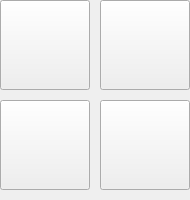
     <widget class="QWidget" name="page1">
      <property name="geometry">
       <rect>
        <x>0</x>
        <y>0</y>
        <width>190</width>
        <height>200</height>
       </rect>
      </property>
      <property name="minimumSize">
       <size>
        <width>190</width>
        <height>0</height>
       </size>
      </property>
      <property name="contextMenuPolicy">
       <enum>Qt::DefaultContextMenu</enum>
      </property>
      <property name="toolTip">
       <string>&lt;html&gt;&lt;head/&gt;&lt;body&gt;&lt;p&gt;&lt;br/&gt;&lt;/p&gt;&lt;/body&gt;&lt;/html&gt;</string>
      </property>
      <property name="whatsThis">
       <string>&lt;html&gt;&lt;head/&gt;&lt;body&gt;&lt;p&gt;&lt;br/&gt;&lt;/p&gt;&lt;p&gt;&lt;br/&gt;&lt;/p&gt;&lt;/body&gt;&lt;/html&gt;</string>
      </property>
      <property name="accessibleName">
       <string/>
      </property>
      <property name="layoutDirection">
       <enum>Qt::LeftToRight</enum>
      </property>
      <property name="styleSheet">
       <string notr="true">border-image: url(:/pic_main/weather.png);</string>
      </property>
      <attribute name="icon">
       <iconset resource="pic1.qrc">
        <normaloff>:/pic_main/location_2.png</normaloff>
        <disabledoff>:/pic_main/location_off.png</disabledoff>
        <disabledon>:/pic_main/location_off.png</disabledon>
        <activeoff>:/pic_main/location_off.png</activeoff>:/pic_main/location_2.png</iconset>
      </attribute>
      <attribute name="label">
       <string>南昌地区(东）</string>
      </attribute>
      <widget class="QPushButton" name="ncgc_Button">
       <property name="enabled">
        <bool>true</bool>
       </property>
       <property name="geometry">
        <rect>
         <x>100</x>
         <y>0</y>
         <width>90</width>
         <height>90</height>
        </rect>
       </property>
       <property name="cursor">
        <cursorShape>PointingHandCursor</cursorShape>
       </property>
       <property name="styleSheet">
        <string notr="true">image: url(:/pic_toolBox/hn2.jpg);</string>
       </property>
       <property name="text">
        <string/>
       </property>
      </widget>
      <widget class="QLabel" name="xian">
       <property name="geometry">
        <rect>
         <x>0</x>
         <y>90</y>
         <width>200</width>
         <height>10</height>
        </rect>
       </property>
       <property name="styleSheet">
        <string notr="true">border-image: url(:/pic_toolBox/string.png);</string>
       </property>
       <property name="text">
        <string/>
       </property>
      </widget>
      <widget class="QLabel" name="xian_2">
       <property name="geometry">
        <rect>
         <x>90</x>
         <y>0</y>
         <width>10</width>
         <height>191</height>
        </rect>
       </property>
       <property name="styleSheet">
        <string notr="true">border-image: url(:/pic_toolBox/string.png);</string>
       </property>
       <property name="text">
        <string/>
       </property>
      </widget>
      <widget class="QPushButton" name="jxnu_Button">
       <property name="geometry">
        <rect>
         <x>0</x>
         <y>0</y>
         <width>90</width>
         <height>90</height>
        </rect>
       </property>
       <property name="cursor">
        <cursorShape>PointingHandCursor</cursorShape>
       </property>
       <property name="styleSheet">
        <string notr="true">image: url(:/pic_toolBox/hn1.jpg);</string>
       </property>
       <property name="text">
        <string/>
       </property>
      </widget>
      <widget class="QPushButton" name="jxnu_Button_2">
       <property name="geometry">
        <rect>
         <x>0</x>
         <y>100</y>
         <width>90</width>
         <height>90</height>
        </rect>
       </property>
       <property name="cursor">
        <cursorShape>PointingHandCursor</cursorShape>
       </property>
       <property name="styleSheet">
        <string notr="true">image: url(:/pic_toolBox/4.png);</string>
       </property>
       <property name="text">
        <string/>
       </property>
      </widget>
      <widget class="QPushButton" name="jxnu_Button_3">
       <property name="geometry">
        <rect>
         <x>100</x>
         <y>100</y>
         <width>90</width>
         <height>90</height>
        </rect>
       </property>
       <property name="cursor">
        <cursorShape>PointingHandCursor</cursorShape>
       </property>
       <property name="styleSheet">
        <string notr="true">image: url(:/pic_toolBox/5.png);</string>
       </property>
       <property name="text">
        <string/>
       </property>
      </widget>
     </widget>
